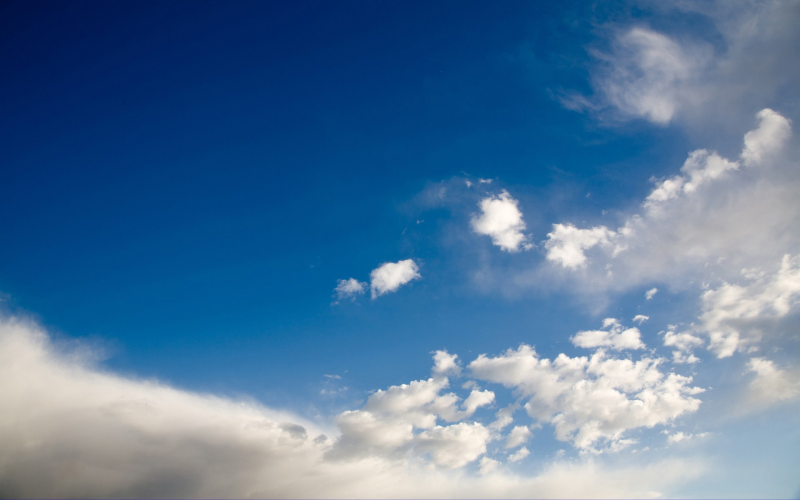
#> input picture lab2/images/image3.jpg, 1600 x 1000 px (shown at 1/2 size)
$ python task3.py
#> lines starting #> are read from the running program, lines starting #| are printed output that depends on the picture
from PIL import Image, ImageDraw, ImageFont

def watermark(srcImagePath, srcWatermarkImagePath, dirImagePath, watermatkText, posImage, posText):
#> called with srcImagePath = 'images/image3.jpg', srcWatermarkImagePath = 'images/wmimg3.jpg', dirImagePath = 'images/task3.jpg', watermatkText = 'Grin Vitaly', posImage = (10, 10), posText = (10, 10)
    with Image.open(srcImagePath) as img, Image.open(srcWatermarkImagePath) as newimg:
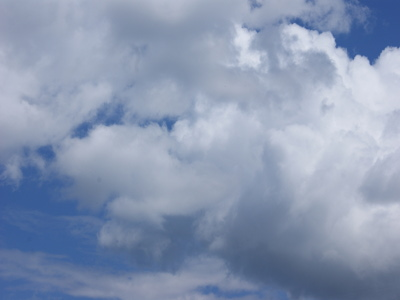
#> input picture lab2/images/wmimg3.jpg, 400 x 300 px
#> img is the input picture: PIL image 1600x1000 RGB; mean R, G, B 83.5, 120.1, 155.9
#> newimg is the input picture: PIL image 400x300 RGB; mean R, G, B 137, 151.4, 177.9
        output = ImageDraw.Draw(img)

        newimg = newimg.resize((200, 200))
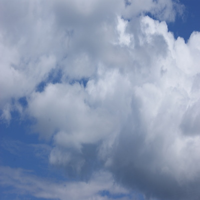
#> newimg: PIL image 200x200 RGB; mean R, G, B 137, 151.4, 177.9

        img.paste(newimg, posImage)
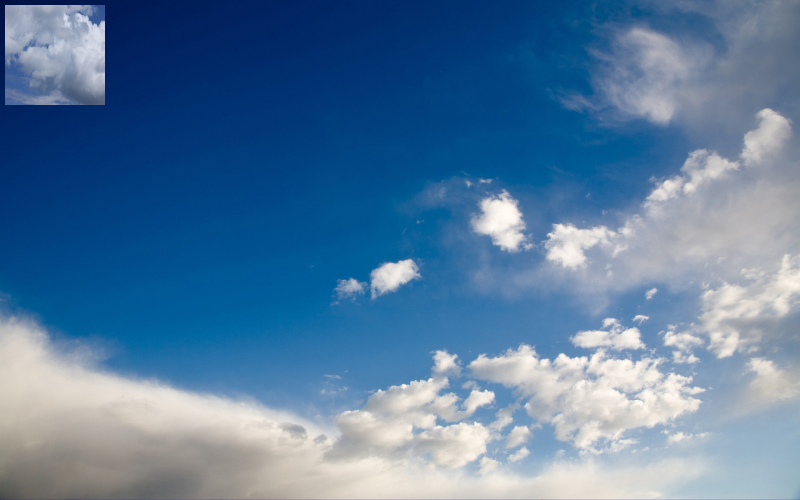
#> img: PIL image 1600x1000 RGB (shown at 1/2 size); mean R, G, B 86.9, 123.2, 158.2
        drawing = ImageDraw.Draw(img)
        font = ImageFont.load_default(size=30)
        drawing.text(posText, watermatkText, fill=(0, 0, 255), font=font)

        img.show()
        img.save(dirImagePath, "jpeg")
if __name__ == '__main__':
    srcImage = "images/image3.jpg"
    srcWatermark = "images/wmimg3.jpg"
    dirPath = "images/task3.jpg"
    watermark(srcImage, srcWatermark, dirPath, watermatkText='Grin Vitaly', posImage=(10, 10), posText=(10, 10))
